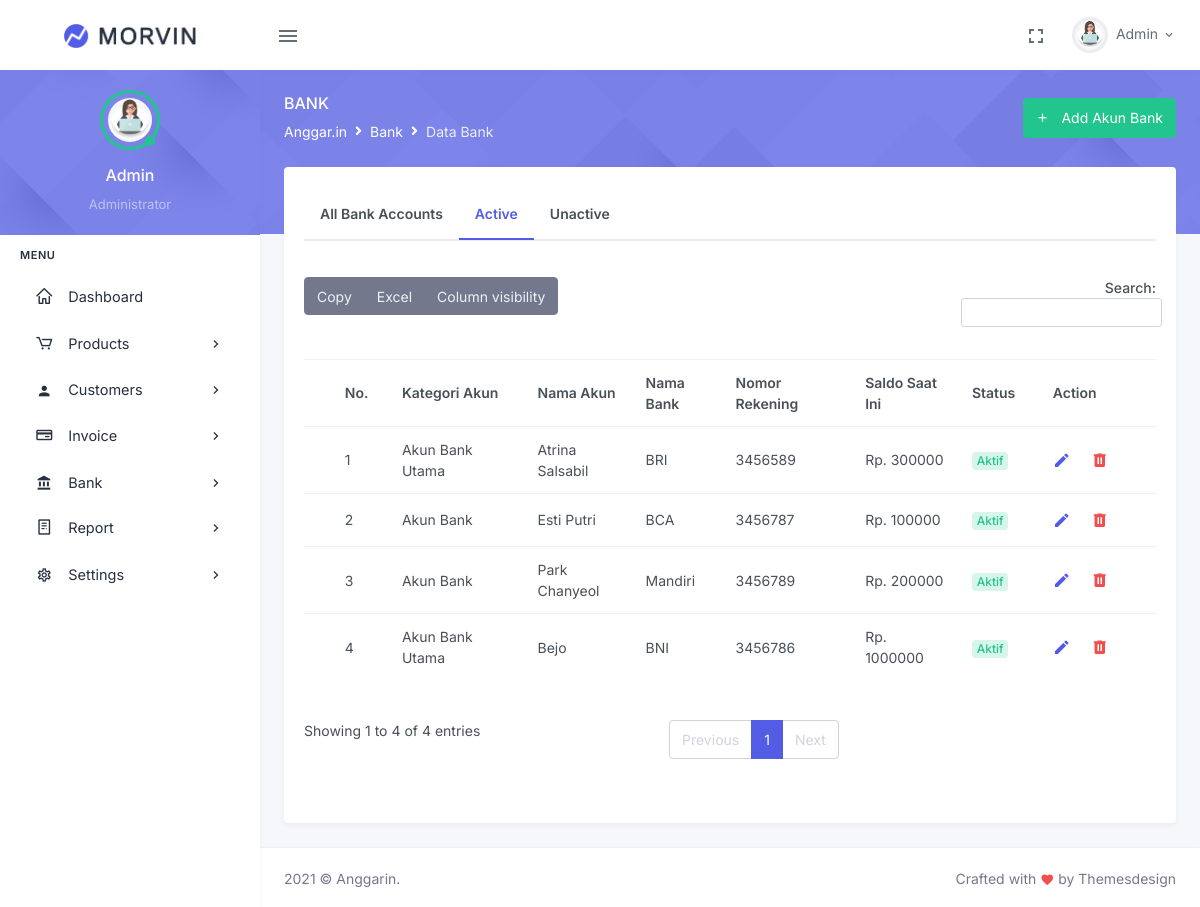
The app's page /index.php/bank/bankActive with its own data.
### tables this page shows
CREATE TABLE IF NOT EXISTS `bank` (
  `id_bank` int(11) NOT NULL AUTO_INCREMENT,
  `nama_akun` varchar(100) NOT NULL,
  `no_rek` varchar(50) NOT NULL,
  `nama_bank` varchar(100) NOT NULL,
  `alamat_bank` varchar(100) NOT NULL,
  `telp_bank` varchar(50) NOT NULL,
  `saldo_awal` int(11) NOT NULL,
  `status_akun` varchar(15) NOT NULL,
  `akun_utama` varchar(25) NOT NULL,
  PRIMARY KEY (`id_bank`)
);

### application/controllers/bank.php (called while the page is built, shortened)
<?php
class bank extends CI_Controller {
    public function __construct(){
        $this->load->model('bank_model');
        $this->load->library('form_validation');
    }
    public function bankActive(){
        $data['title']='Data Bank';
        $data['bank_active'] = $this->bank_model->getActiveBank();
        $this->load->view('template/header', $data);
        $this->load->view('bank/bankActive');
        $this->load->view('template/footer');
    }
}
?>

### index.php (called while the page is built, shortened)
<?php
require_once BASEPATH.'core/CodeIgniter.php';

### application/models/bank_model.php (called while the page is built, shortened)
<?php
class bank_model extends CI_Model{
    public function getActiveBank(){
        $sql = "SELECT * FROM bank WHERE status_akun='Aktif'";
        $result = $this->db->query($sql);
        return $result->result_array();
    }
}
?>

### application/views/bank/bankActive.php (the view)
<div class="main-content">
                <div class="page-content">
                    <div class="page-title-box">
                        <div class="container-fluid">
                         <div class="row align-items-center">
                             <div class="col-sm-6">
                                 <div class="page-title">
                                     <h4>Bank</h4>
                                         <ol class="breadcrumb m-0">
                                             <li class="breadcrumb-item"><a href="javascript: void(0);">Anggar.in</a></li>
                                             <li class="breadcrumb-item"><a href="javascript: void(0);">Bank</a></li>
                                             <li class="breadcrumb-item active">Data Bank</li>
                                         </ol>
                                 </div>
                             </div>
                             <div class="col-sm-6">
                                <div class="float-end d-none d-sm-block">
                                    <a href="<?= base_url();?>addbank" class="btn btn-success"><i class="mdi mdi-plus me-2"></i> Add Akun Bank</a>
                                </div>
                             </div>
                         </div>
                        </div>
                     </div>
                    <div class="container-fluid">
                        <div class="page-content-wrapper">
                            <div class="row">
                                <div class="col-lg-12">
                                    <div class="card">
                                        <div class="card-body">
                                            <ul class="nav nav-tabs nav-tabs-custom mb-4">
                                                <li class="nav-item">
                                                    <a class="nav-link fw-bold p-3 " href="<?php echo base_url('')?>bank">All Bank Accounts</a>
                                                </li>
                                                <li class="nav-item">
                                                    <a class="nav-link p-3 fw-bold active" href="<?php echo base_url('')?>bankActive">Active</a>
                                                </li>
                                                <li class="nav-item">
                                                    <a class="nav-link p-3 fw-bold" href="<?php echo base_url('')?>bankUnactive">Unactive</a>
                                                </li>
                                            </ul>
                                            <div class="table mt-3 tab-content">
                                                <table id="datatable-buttons" class="table table-centered datatable dt-responsive nowrap " style="border-collapse: collapse; border-spacing: 0; width: 100%;">
                                                    <thead class="thead-light">
                                                        <tr>
                                                            <th></th>
                                                            <th>No.</th>
                                                            <th>Kategori Akun</th>
                                                            <th>Nama Akun</th>
                                                            <th>Nama Bank</th>
                                                            <th>Nomor Rekening</th>
                                                            <th>Saldo Saat Ini</th>
                                                            <th>Status</th>
                                                            <th style="width: 120px;">Action</th>
                                                        </tr>
                                                    </thead>
                                                    <tbody class="tab-pane" id="all-bank">
                                                        <?php $no=1;
                                                        foreach($bank_active as $bank): ?>
                                                        <tr>
                                                            <td></td>
                                                            <td><?= $no++?></td>
                                                            <td><?= $bank['akun_utama'];?></td>
                                                            <td><?= $bank['nama_akun'];?></td>
                                                            <td><?= $bank['nama_bank'];?></td>
                                                            <td><?= $bank['no_rek'];?></td>
                                                            <td>Rp. <?= $bank['saldo_awal'];?></td>
                                                            <td>
                                                                 <div class="badge badge-soft-success font-size-12"><?= $bank['status_akun'];?></div>
                                                            </td>
                                                            <td id="tooltip-container0">
                                                                <a href="<?php echo base_url('bank/edit') ?>/<?php echo $bank['id_bank'] ?>" class="me-3 text-primary" data-bs-container="#tooltip-container0" data-bs-toggle="tooltip" data-bs-placement="top" title="Edit"><i class="mdi mdi-pencil font-size-18"></i> </a>
                                                                <a href="<?php echo base_url('bank/hapus') ?>/<?php echo $bank['id_bank'] ?>" class="text-danger" data-bs-container="#tooltip-container0" data-bs-toggle="tooltip" data-bs-placement="top" title="Delete"><i class="mdi mdi-trash-can font-size-18"></i></a>
                                                            </td>
                                                        </tr>
                                                        <?php endforeach; ?>
                                                    </tbody>
                                                </table>
                                            </div>
                                        </div>
                                    </div>
                                </div>
                            </div>
                        </div>
                    </div>
                </div>

### records on screen
bank: akun_utama "Akun Bank Utama", nama_akun "Atrina Salsabil", nama_bank "BRI", no_rek "3456589", saldo_awal "300000", status_akun "Aktif"
bank: akun_utama "Akun Bank", nama_akun "Esti Putri", nama_bank "BCA", no_rek "3456787", saldo_awal "100000", status_akun "Aktif"
bank: akun_utama "Akun Bank", nama_akun "Park Chanyeol", nama_bank "Mandiri", no_rek "3456789", saldo_awal "200000", status_akun "Aktif"
bank: akun_utama "Akun Bank Utama", nama_akun "Bejo", nama_bank "BNI", no_rek "3456786", saldo_awal "1000000", status_akun "Aktif"
